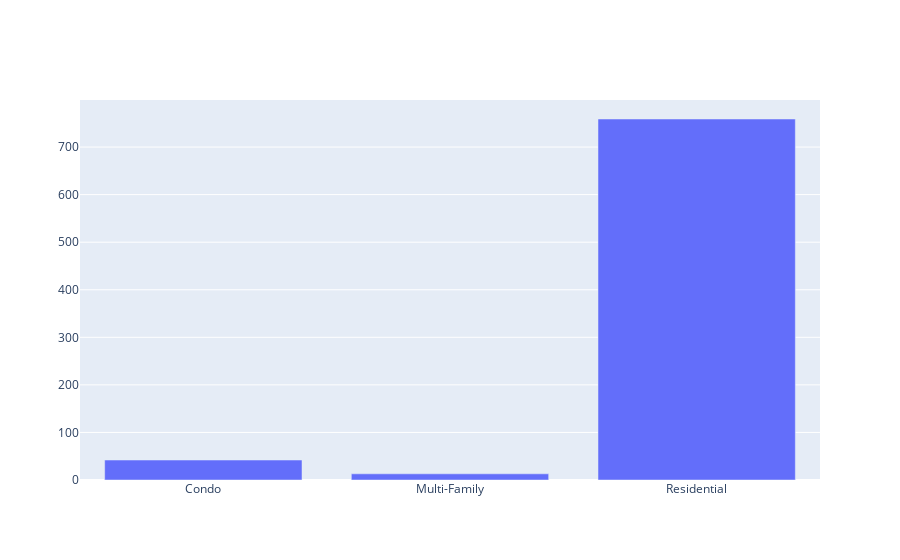

Notebook cell for this chart:
### Markdown cell above
Let's count how many properties of each type are in the dataset, and visualize it as a bar chart.

The `groupby()` with `count()` syntax is a bit weird, it returns the same value in all the columns. We then need to take a single column (we use the "city" column, but could take any other).

We will get pandas.Series as a result. To get the house types we will need to access `.index` property of the resulting Series. To get the number of houses, we access `.values` property of the Series. In short: we show the house types on x axis and number of houses on the y axis.

### Code cell
type_grouping = valid_houses.groupby("type")
house_types = type_grouping.count()["city"]
bar_chart = go.Bar(x=house_types.index, y=house_types.values)
fig_elems3 = [bar_chart]
iplot(fig_elems3)

### Figure 1 — Plotly figure (JSON) as saved in the notebook; plotly's stock layout.template omitted (floating-point values rounded to 4 significant figures)
{"data": [{"type": "bar", "x": ["Condo", "Multi-Family", "Residential"], "y": [42, 13, 759]}], "layout": {}}
